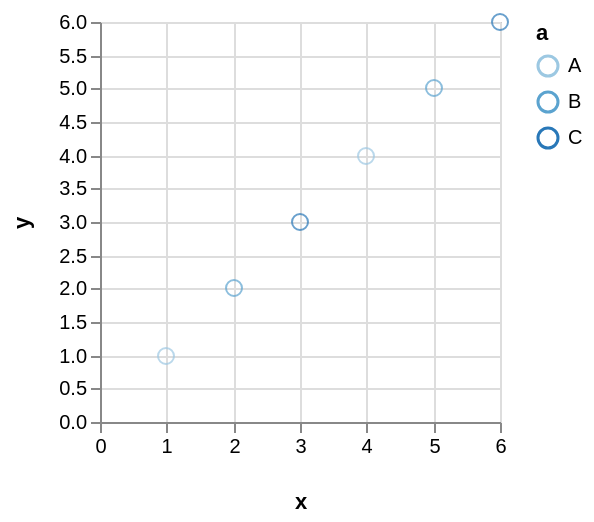

This figure's Vega-Lite source:
### Vega specification from a JSON file in a GitHub repository (floating-point values rounded to 4 significant figures)
{"$schema": "https://vega.github.io/schema/vega/v3.0.json", "autosize": "pad", "padding": 5, "encode": {"update": {"stroke": {"value": "#ccc"}, "fill": {"value": "transparent"}}}, "data": [{"name": "source_0", "values": [{"a": "B", "x": 2, "y": 2}, {"a": "A", "x": 1, "y": 1}, {"a": "A", "x": 4, "y": 4}, {"a": "B", "x": 5, "y": 5}, {"a": "C", "x": 3, "y": 3}, {"a": "C", "x": 6, "y": 6}]}, {"name": "data_0", "source": "source_0", "transform": [{"type": "formula", "expr": "toNumber(datum[\"x\"])", "as": "x"}, {"type": "formula", "expr": "toNumber(datum[\"y\"])", "as": "y"}, {"type": "filter", "expr": "datum[\"x\"] !== null && !isNaN(datum[\"x\"]) && datum[\"y\"] !== null && !isNaN(datum[\"y\"])"}]}], "signals": [{"name": "width", "update": "200"}, {"name": "height", "update": "200"}], "marks": [{"name": "marks", "type": "symbol", "role": "point", "from": {"data": "data_0"}, "encode": {"update": {"x": {"scale": "x", "field": "x"}, "y": {"scale": "y", "field": "y"}, "stroke": {"scale": "color", "field": "a"}, "fill": {"value": "transparent"}, "opacity": {"value": 0.7}}}}], "scales": [{"name": "x", "type": "linear", "range": [0, {"signal": "width"}], "round": true, "nice": true, "zero": true, "domain": {"data": "data_0", "field": "x"}}, {"name": "y", "type": "linear", "range": [{"signal": "height"}, 0], "round": true, "nice": true, "zero": true, "domain": {"data": "data_0", "field": "y"}}, {"name": "color", "type": "ordinal", "range": "ordinal", "domain": {"data": "data_0", "field": "a", "sort": true}}], "axes": [{"scale": "x", "labelOverlap": true, "orient": "bottom", "tickCount": 5, "title": "x", "zindex": 1}, {"scale": "x", "domain": false, "grid": true, "labels": false, "maxExtent": 0, "minExtent": 0, "orient": "bottom", "tickCount": 5, "ticks": false, "zindex": 0, "gridScale": "y"}, {"scale": "y", "orient": "left", "title": "y", "zindex": 1}, {"scale": "y", "domain": false, "grid": true, "labels": false, "maxExtent": 0, "minExtent": 0, "orient": "left", "ticks": false, "zindex": 0, "gridScale": "x"}], "legends": [{"stroke": "color", "title": "a"}], "config": {"axis": {"minExtent": 30}}}
